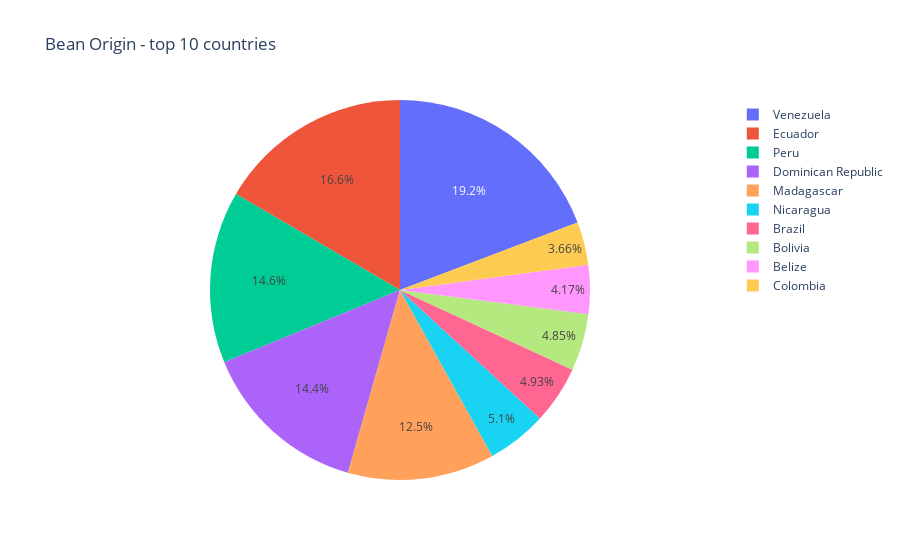

The notebook cell this image was saved under:
### Code cell
#Pie plot - bean origin percentage - top 10 countries 

fig = px.pie(top_beans, values='Count',names = "Country", color= 'Count', title="Bean Origin - top 10 countries ")
fig.show()

### Figure 1 — Plotly figure (JSON) as saved in the notebook; plotly's stock layout.template omitted (floating-point values rounded to 4 significant figures)
{"data": [{"customdata": [[226], [195], [172], [169], [147], [60], [58], [57], [49], [43]], "domain": {"x": [0, 1], "y": [0, 1]}, "hovertemplate": "Country=%{label}<br>Count=%{customdata[0]}<extra></extra>", "labels": ["Venezuela", "Ecuador", "Peru", "Dominican Republic", "Madagascar", "Nicaragua", "Brazil", "Bolivia", "Belize", "Colombia"], "legendgroup": "", "marker": {"colors": ["#636efa", "#EF553B", "#00cc96", "#ab63fa", "#FFA15A", "#19d3f3", "#FF6692", "#B6E880", "#FF97FF", "#FECB52"]}, "name": "", "showlegend": true, "type": "pie", "values": [226, 195, 172, 169, 147, 60, 58, 57, 49, 43]}], "layout": {"legend": {"tracegroupgap": 0}, "title": {"text": "Bean Origin - top 10 countries "}}}
